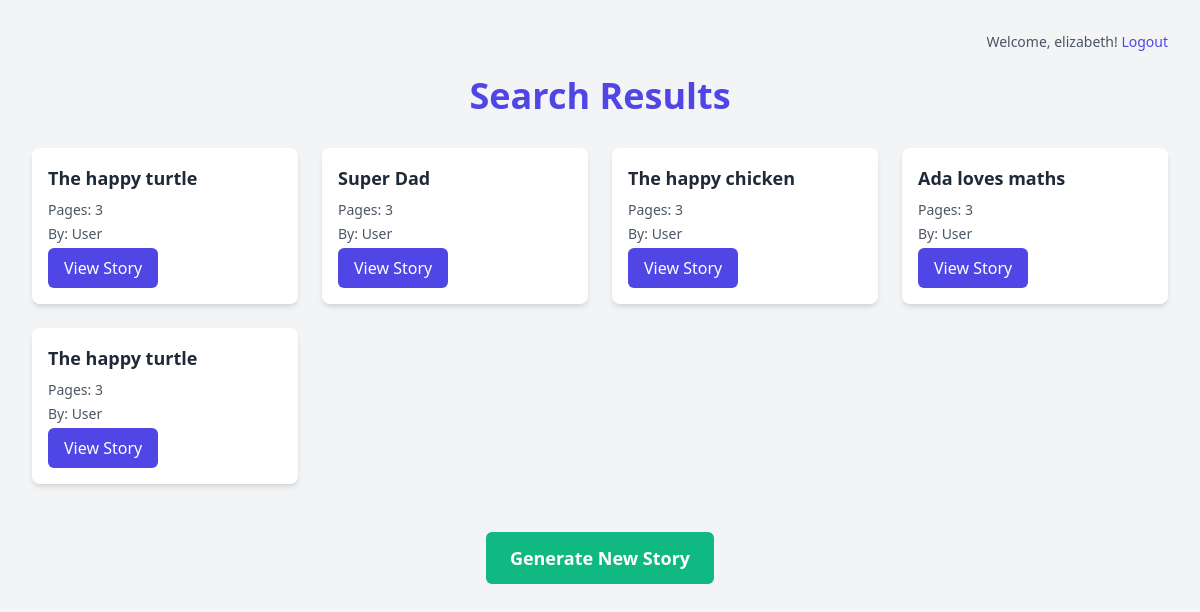
The page /search (signed in) on the database its author committed.
### tables this page shows
CREATE TABLE stories (
            id INTEGER PRIMARY KEY AUTOINCREMENT,
            user_id INTEGER,
            prompt TEXT NOT NULL,
            num_pages INTEGER NOT NULL,
            style_prompt TEXT,
            character_descriptions TEXT,
            created_at TIMESTAMP DEFAULT CURRENT_TIMESTAMP,
            FOREIGN KEY (user_id) REFERENCES users (id)
        );

### app.py (the view)
@app.route('/search', methods=['GET'])
def search():
    query = request.args.get('query', '')  # Get the search query from the request
    conn = create_connection()  # Function to create a database connection
    stories = []
    if conn is not None:
        try:
            cursor = conn.cursor()
            cursor.execute("SELECT id, prompt, num_pages, style_prompt, character_descriptions FROM stories WHERE prompt LIKE ?", ('%' + query + '%',))
            stories = cursor.fetchall()
            stories_data = [{
                "id": story[0],
                "prompt": story[1],
                "num_pages": story[2],
                "style_prompt": story[3],
                "character_descriptions": story[4]
            } for story in stories]
            return render_template('search_results.html', query=query, stories=stories_data)
        except Error as e:
            logging.error(f"Error fetching stories from database: {e}")
        finally:
            conn.close()
    return render_template('search_results.html', query=query, stories=stories)

### app.py (called while the page is built)
def create_connection():
    conn = None
    try:
        conn = sqlite3.connect(DB_FILE, timeout=10)
        conn.execute("PRAGMA journal_mode=WAL")
        return conn
    except Error as e:
        print(e)
    return conn

### templates/search_results.html (shortened to what this page needs)
<!DOCTYPE html>
<html lang="en">
<head>
    <link href="https://cdn.jsdelivr.net/npm/tailwindcss@2.2.19/dist/tailwind.min.css" rel="stylesheet">
</head>
<body class="bg-gray-100 min-h-screen p-8">
    <div class="max-w-7xl mx-auto">
        <div class="mb-6 text-right">
            {% if 'user_id' in session %}
                <p class="text-sm text-gray-600">Welcome, {{ session['username'] }}! <a href="{{ url_for('logout') }}" class="text-indigo-600 hover:underline">Logout</a></p>
            {% else %}
                <p class="text-sm text-gray-600">
                    <a href="{{ url_for('login') }}" class="text-indigo-600 hover:underline">Login</a> |
                    <a href="{{ url_for('register') }}" class="text-indigo-600 hover:underline">Register</a>
                </p>
            {% endif %}
        </div>
        <h1 class="text-4xl font-bold mb-8 text-center text-indigo-600">Search Results</h1>
        {% if stories %}
            <div class="grid grid-cols-1 sm:grid-cols-2 md:grid-cols-3 lg:grid-cols-4 gap-6">
                {% for story in stories %}
                    <div class="bg-white rounded-lg shadow-md overflow-hidden transition duration-300 ease-in-out transform hover:-translate-y-1 hover:shadow-lg">
                        <div class="p-4">
                            <h3 class="text-lg font-semibold text-gray-800 mb-2 truncate">{{ story['prompt'] }}</h3>
                            <p class="text-sm text-gray-600 mb-1">Pages: {{ story['num_pages'] }}</p>
                            <p class="text-sm text-gray-600 mb-1">By: User {{ story['user_id'] }}</p>
                            <a href="{{ url_for('view_story', story_id=story['id']) }}" class="inline-block bg-indigo-600 text-white py-2 px-4 rounded-md hover:bg-indigo-700 transition duration-300 ease-in-out">View Story</a>
                        </div>
                    </div>
                {% endfor %}
            </div>
        {% else %}
            <p class="text-center text-gray-600">No stories found for your search query: <strong>{{ query }}</strong>.</p>
        {% endif %}
        <div class="mt-12 text-center">
            <a href="{{ url_for('index') }}" class="inline-block bg-green-500 text-white py-3 px-6 rounded-md hover:bg-green-600 transition duration-300 ease-in-out text-lg font-semibold">
                Generate New Story
            </a>
        </div>
    </div>
</body>
</html>

### rows shown on the page
stories: prompt "The happy turtle", num_pages "3"
stories: prompt "Super Dad", num_pages "3"
stories: prompt "The happy chicken", num_pages "3"
stories: prompt "Ada loves maths", num_pages "3"
stories: prompt "The happy turtle", num_pages "3"

### other values the page prints
{{ session['username'] }} "elizabeth"
